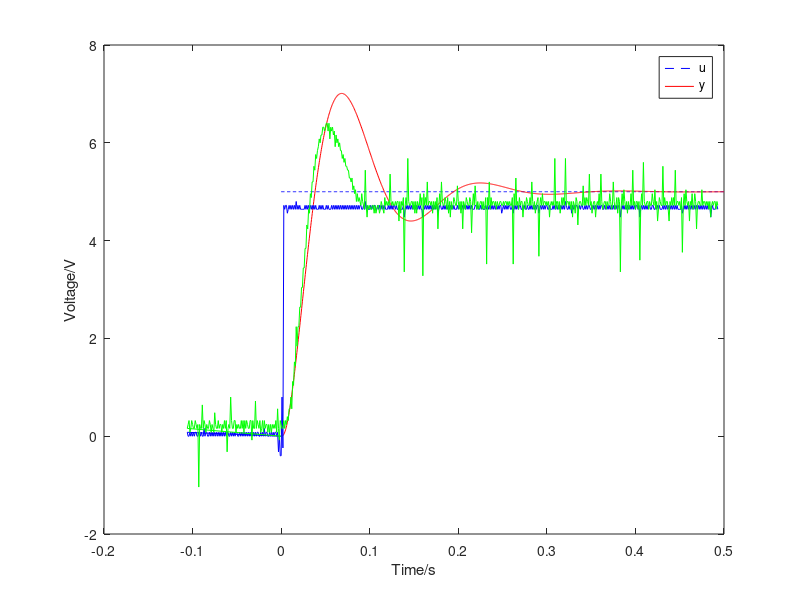

MATLAB code for this plot:
pkg load control;

clear;

R1=470e3;
R2=100e3;
R3=2e3;
R4=7.5e3;
C1=10e-6;
C2=1e-6;
K=1.03;
TE=1.3267e-3;
TM=0.0909;
ke=0.0286479;
kp=4.77;

A=csvread("10207in0.csv");

C=tf([C1*R3*R2*R4 R2*R4], [C2*R4*R1*R3 R1*R3]);
P=tf([kp*K/ke], [TE*TM TE+TM 1 0]);

G=C*P/(1+C*P);
%G=tf([K*R2*R4*C1*R3 K*R2*R4], [TE*TM*C2*R1*R3*R4 R1*R3*(TE*TM+(TE+TM)*C2*R4) R1*R3*(TE+TM+C2*R4) R3*(R1+K*C1*R2*R4) K*R2*R4]);
stepsize=5;

%t=0:0.00001:1.0;
[y_unit t]=step(G,0.5);
y=y_unit*stepsize;
u=ones(length(t),1)*stepsize;

figure
plot(t,u,'b--',t,y,'r-', A(:,1), A(:,2), 'b-', A(:,1), A(:,3), 'g-')
legend('u','y');
xlabel('Time/s');
ylabel('Voltage/V');
